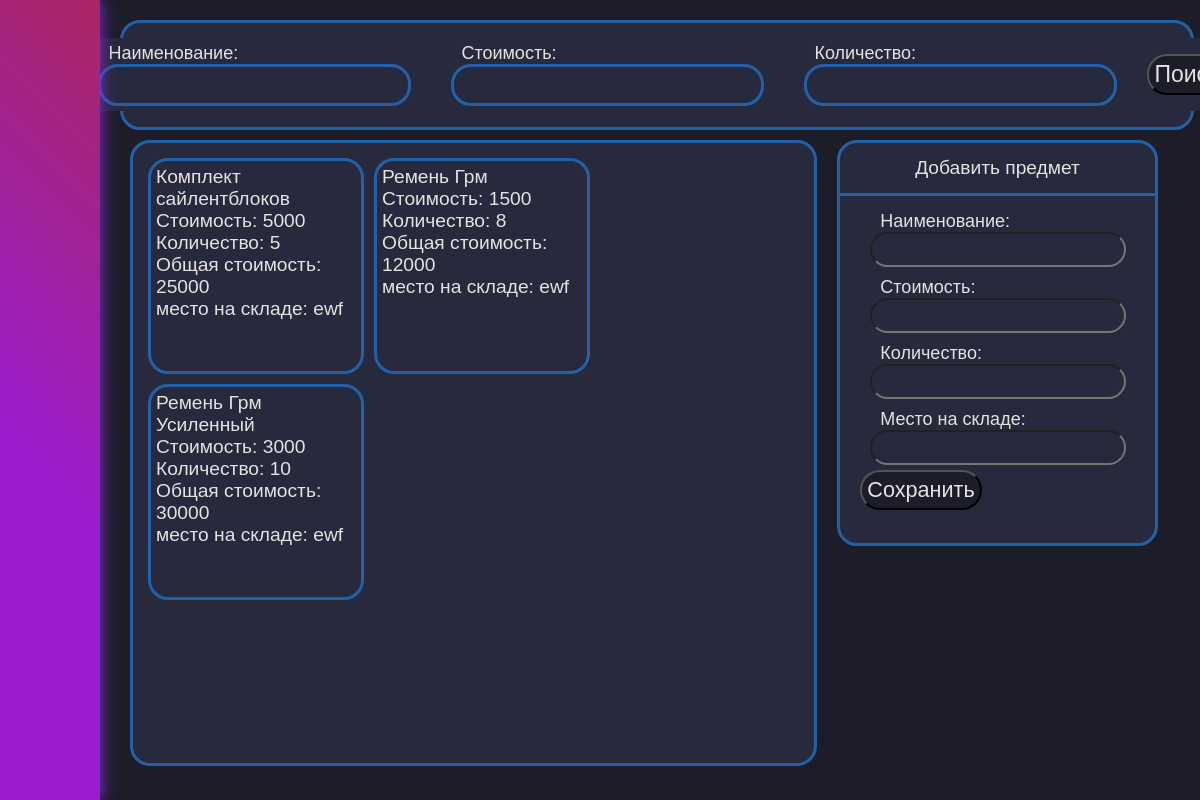
Screenshot of /property/ with the database file from the repository.
### Property/models.py (models this page shows, shortened)
class Property(models.Model):
    prop_name = models.CharField(max_length=150, blank=True, null=True)
    prop_cost = models.IntegerField(blank=True, null=True)
    prop_col = models.IntegerField(blank=True, null=True)
    prop_allcost =models.IntegerField(null=True, blank=True)
    prop_position = models.CharField(max_length=40, null=True, blank=True)

### Property/views.py (the view, shortened to what this page needs)
# urls.py: path('property/', include('Property.urls', namespace='Property')),
def Property(request):
    form = CreatePropForm()
    props = Prop.objects.all()
    filtersForm = PropFilters(request.POST)
    for prop in props:
        try:
            prop.prop_allcost = prop.prop_col * prop.prop_cost
        except:
            prop.prop_allcost = 0
    data = {
        'props':props,
        'Title':"Склад",
        'form': form,
        'FiltersForm':filtersForm,
    }
    return render(request, 'Property/Property.html', data)

### Property/forms.py
class CreatePropForm(forms.ModelForm):
    prop_name = forms.CharField(label="Наименование", max_length=150, widget=forms.TextInput(attrs={'class':'CreatePropFormName'}))
    prop_cost = forms.IntegerField(label="Стоимость", widget=forms.TextInput(attrs={'class':'CreatePropFormCost'}))
    prop_col = forms.IntegerField(label="Количество", widget=forms.TextInput(attrs={'class':'CreatePropFormCol'}))
    prop_position = forms.CharField(label="Место на складе",max_length=40, widget=forms.TextInput(attrs={'class':'CreatePropPosition'}))
    class Meta:
        model = Property
        fields = ["prop_name", "prop_cost", "prop_col", "prop_position"]

class PropFilters(forms.ModelForm):
    Prop_Name = forms.CharField(label="Наименование" ,max_length=1000, widget=forms.TextInput(attrs={"class":"FilterPropsName"}),required=False)
    Prop_Cost = forms.CharField(label="Стоимость" ,max_length=1000, widget=forms.TextInput(attrs={"class":"FilterPropsCost"}),required=False)
    Prop_Col = forms.CharField(label="Количество" ,max_length=1000, widget=forms.TextInput(attrs={"class":"FilterPropsCol"}),required=False)
    class Meta:
        model = Property
        fields = ["Prop_Name", "Prop_Cost", "Prop_Col"]

### Property/templates/Property/Property.html (shortened to what this page needs)
{% extends "Dashboard/base.html" %}
{% load static %}
{% block statics %}
    <link rel="stylesheet" href="{% static 'Property\Property.css' %}">
{% endblock statics %}
{% block content %}
    <div class="PropertyContent">
        <div class="SearchBlock">
            <div class="PropFilters">
                <form method='POST' class='PropFiltersForm'>
                    {{FiltersForm.as_p}}
                    <button type="submit" class="save_btn">Поиск</button>
                </form>
            </div>
        </div>
        <div class="PropertyBlock">
            <div class="AllProp">
                {% for prop in props %}
                    <div class="propPlace" >
                        {{prop.prop_name}}<br>
                        Стоимость: {{prop.prop_cost}}<br>
                        Количество: {{prop.prop_col}}<br>
                        Общая стоимость: {{prop.prop_allcost}}<br>
                        место на складе: {{prop.prop_position}}
                    </div>
                    {% endfor %}
            </div>
            <div class="CreateProp">
                <div class="CreatePropTitle">
                    Добавить предмет
                </div>
                <div class="CreatePropBody">
                    <form method="POST" class = 'CreatePropForm'>
                        {{form.as_p}}
                        <button type="submit" class="save_btn">Сохранить</button>
                    </form>
                </div>
            </div>
        </div>
    </div>
{% endblock content %}

### Dashboard/static/Dashboard/base.css (style rules this page uses)
* { margin: 0; padding: 0; background-color: #1d1d2a; }

### Property/static/Property/Property.css (style rules this page uses)
.PropertyContent { width: 97%; display: flex; flex-direction: column; }
.SearchBlock { padding: 10px; display: inline-flex; flex-wrap: wrap; background-color: #27293d; margin-top: 20px; width: 100%; height: 100px; border: #2261a8 3px solid; border-radius: 20px; color: rgb(231, 226, 226); font-family: Arial, Helvetica, sans-serif; align-items: center; justify-content: center; font-size: larger; flex-direction: row; }
.PropFilters { background-color: #27293d; display: flex; flex-direction: row; }
.PropFiltersForm { display: flex; width: 100%; height: 100%; align-items: center; justify-content: center; background-color: #27293d; }
.FilterPropsName { border: #2261a8 3px solid; border-radius: 20px; color: rgb(231, 226, 226); font-family: Arial, Helvetica, sans-serif; font-size: larger; padding: 5px 10px 5px 10px; }
.FilterPropsCost { border: #2261a8 3px solid; border-radius: 20px; color: rgb(231, 226, 226); font-family: Arial, Helvetica, sans-serif; font-size: larger; padding: 5px 10px 5px 10px; }
.FilterPropsCol { border: #2261a8 3px solid; border-radius: 20px; color: rgb(231, 226, 226); font-family: Arial, Helvetica, sans-serif; font-size: larger; padding: 5px 10px 5px 10px; }
.PropertyBlock { width: 100%; height: 100%; display: flex; }
.AllProp { padding: 10px; margin: 10px; display: flex; flex-wrap: wrap; background-color: #27293d; margin: 10px; width: 70%; height: 600px; border: #2261a8 3px solid; border-radius: 20px; color: rgb(231, 226, 226); font-family: Arial, Helvetica, sans-serif; font-size: larger; align-content: flex-start; overflow: hidden; overflow-y: auto; }
.CreateProp { margin: 10px; display: flex; background-color: #27293d; width: 30%; height: 400px; border: #2261a8 3px solid; border-radius: 20px; flex-direction: column; }
.CreatePropTitle { display: flex; background-color: #27293d; position: sticky; width:100%; height: 50px; border-bottom: #2261a8 3px solid; border-top-left-radius: 20px; border-top-right-radius: 20px; color: rgb(231, 226, 226); font-family: Arial, Helvetica, sans-serif; align-items: center; justify-content: center; font-size: larger; }
.CreatePropBody { background-color: #27293d; }
.propPlace { display: flex; margin: 5px; padding: 5px; width: 200px; height: 200px; border: #2261a8 3px solid; border-radius: 20px; background-color: #27293d; }
.CreatePropForm { margin-left: 10px; padding: 10px; color:rgb(231, 226, 226); background-color: #27293d; font-family: Arial, Helvetica, sans-serif; font-size: large; }
.CreatePropFormName { color: rgb(231, 226, 226); font-family: Arial, Helvetica, sans-serif; font-size: large; border-radius: 20px; background-color: #27293d; padding: 5px 10px 5px 10px; }
.CreatePropFormCost { color: rgb(231, 226, 226); font-family: Arial, Helvetica, sans-serif; font-size: large; border-radius: 20px; background-color: #27293d; padding: 5px 10px 5px 10px; }
.CreatePropPosition { color: rgb(231, 226, 226); font-family: Arial, Helvetica, sans-serif; font-size: large; border-radius: 20px; background-color: #27293d; padding: 5px 10px 5px 10px; }
.CreatePropFormCol { color: rgb(231, 226, 226); font-family: Arial, Helvetica, sans-serif; font-size: large; border-radius: 20px; background-color: #27293d; padding: 5px 10px 5px 10px; }
.save_btn { color: rgb(231, 226, 226); font-family: Arial, Helvetica, sans-serif; font-size: larger; border-radius: 20px; padding: 5px; }
input { color: rgb(231, 226, 226); font-family: Arial, Helvetica, sans-serif; font-size: large; border-radius: 20px; background-color: #27293d; padding: 5px 10px 5px 10px; }
p { margin-right: 20px; color: rgb(231, 226, 226); font-family: Arial, Helvetica, sans-serif; font-size: large; border-radius: 20px; background-color: #27293d; padding: 5px 10px 5px 10px; }
label { margin-right: 20px; color: rgb(231, 226, 226); font-family: Arial, Helvetica, sans-serif; font-size: large; border-radius: 20px; background-color: #27293d; padding: 5px 10px 5px 10px; }

### rows the page displays
Property: prop_name "Комплект сайлентблоков", prop_cost "5000", prop_col "5", prop_allcost "25000", prop_position "ewf"
Property: prop_name "Ремень Грм", prop_cost "1500", prop_col "8", prop_allcost "12000", prop_position "ewf"
Property: prop_name "Ремень Грм Усиленный", prop_cost "3000", prop_col "10", prop_allcost "30000", prop_position "ewf"
